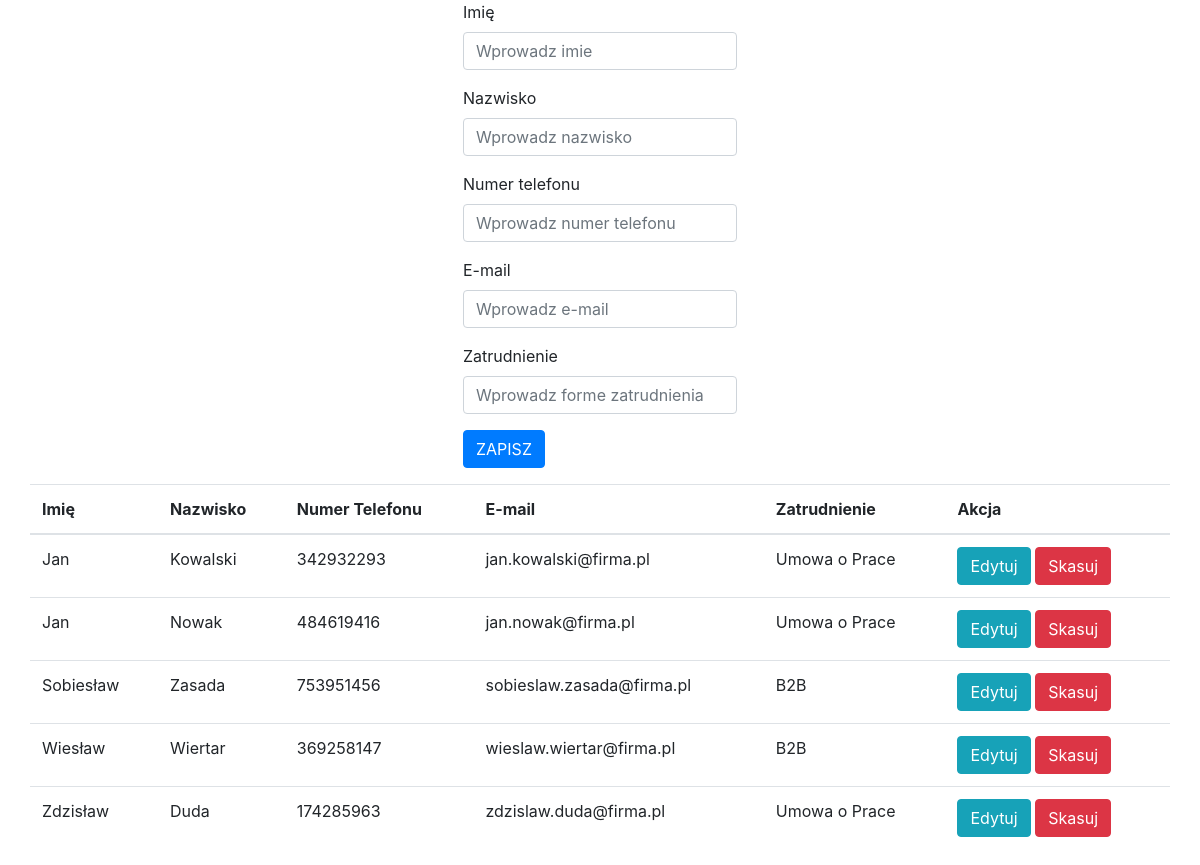
The page /Aplikacja/pracownicy.php on the database its author committed.
### tables this page shows
CREATE TABLE `pracownik` (
  `imie` varchar(20) NOT NULL,
  `nazwisko` varchar(20) NOT NULL,
  `numer_tel` varchar(9) ,
  `e_mail` varchar(40) NOT NULL,
  `zatrudnienie` varchar(15) NOT NULL,
  PRIMARY KEY (`e_mail`)
) DEFAULT CHARSET=utf8;

### Aplikacja/pracownicy-przetwarzanie.php (called while the page is built, shortened)
<?php
$imie = '';
$nazwisko = '';
$numer = '';
$email = '';
$zatrudnienie = '';
$update = false;
?>

### Aplikacja/pracownicy.php (the view, shortened to what this page needs)
<!doctype html>
<html>
	<head>
		<link rel="stylesheet" href="https://stackpath.bootstrapcdn.com/bootstrap/4.5.0/css/bootstrap.min.css">
		</head>
	<body>
		<?php require_once 'pracownicy-przetwarzanie.php';?>
		<div class="row justify-content-center">
		<form action="pracownicy-przetwarzanie.php" method="POST">
			<div class="form-group">
			<label>Imię</label>
			<input type="text" name="imie" class="form-control"
				   value="<?php echo $imie; ?>" placeholder="Wprowadz imie">
			</div>
			<div class="form-group">
			<label>Nazwisko</label>
			<input type="text" name="nazwisko" class="form-control"
				   value="<?php echo $nazwisko; ?>" placeholder="Wprowadz nazwisko">
			</div>
			<div class="form-group">
			<label>Numer telefonu</label>
			<input type="text" name="numer" class="form-control"
				   value="<?php echo $numer; ?>" placeholder="Wprowadz numer telefonu">
			</div>
			<div class="form-group">
			<label>E-mail</label>
			<input type="text" name="email" class="form-control"
				   value="<?php echo $email; ?>" placeholder="Wprowadz e-mail">
			</div>
			<div class="form-group">
			<label>Zatrudnienie</label>
			<input type="text" name="zatrudnienie" class="form-control"
				   value="<?php echo $zatrudnienie; ?>" placeholder="Wprowadz forme zatrudnienia">
			</div>
			<div class="form-group">
			<?php
			if  ($update == true):
			?>
				<button type="submit" class="btn btn-info" name="edytuj">EDYTUJ</button>
			<?php
			else:
			?>
				<button type="submit" class="btn btn-primary" name="zapisz">ZAPISZ</button>
			<?php
			endif;
			?>
			</div>
		</form>
		</div>
		<div class="container">
		<?php
			$link = new mysqli("localhost", "kmindowicz", "xeefae7Ohth7", "kmindowicz_projekt") or
			die(mysqli_error($link));
			$link->query("SET NAMES 'utf8'");
			$link->query("SET CHARACTER SET utf8");
			$link->query("SET SESSION collation_connection = 'utf8_unicode_ci'");
			$tabela = $link->query("SELECT * from pracownik") or die($link->error);
		?>
		<div class="row justify-content-center">
			<table class="table">
				<thead>
					<tr>
						<th>Imię</th>
						<th>Nazwisko</th>
						<th>Numer Telefonu</th>
						<th>E-mail</th>
						<th>Zatrudnienie</th>
						<th colspan="2">Akcja</th>
					</tr>
				</thead>
				<?php
					while($rzad = $tabela->fetch_assoc()):
				?>
				<tr>
					<td><?php echo $rzad['imie']; ?></td>
					<td><?php echo $rzad['nazwisko']; ?></td>
					<td><?php echo $rzad['numer_tel']; ?></td>
					<td><?php echo $rzad['e_mail']; ?></td>
					<td><?php echo $rzad['zatrudnienie']; ?></td>
					<td>
						<a href="pracownicy.php?edit=<?php echo $rzad['e_mail']; ?>"
						   class="btn btn-info">Edytuj</a>
						<a href="pracownicy.php?delete=<?php echo $rzad['e_mail']; ?>"
						   class="btn btn-danger">Skasuj</a>
					</td>
				</tr>
				<?php endwhile; ?>
			</table>
		</div>
		</div>
	</body>
	</html>

### rows shown on the page
pracownik: imie "Jan", nazwisko "Kowalski", numer_tel "342932293", e_mail "jan.kowalski@firma.pl", zatrudnienie "Umowa o Prace"
pracownik: imie "Jan", nazwisko "Nowak", numer_tel "484619416", e_mail "jan.nowak@firma.pl", zatrudnienie "Umowa o Prace"
pracownik: imie "Sobiesław", nazwisko "Zasada", numer_tel "753951456", e_mail "sobieslaw.zasada@firma.pl", zatrudnienie "B2B"
pracownik: imie "Wiesław", nazwisko "Wiertar", numer_tel "369258147", e_mail "wieslaw.wiertar@firma.pl", zatrudnienie "B2B"
pracownik: imie "Zdzisław", nazwisko "Duda", numer_tel "174285963", e_mail "zdzislaw.duda@firma.pl", zatrudnienie "Umowa o Prace"
